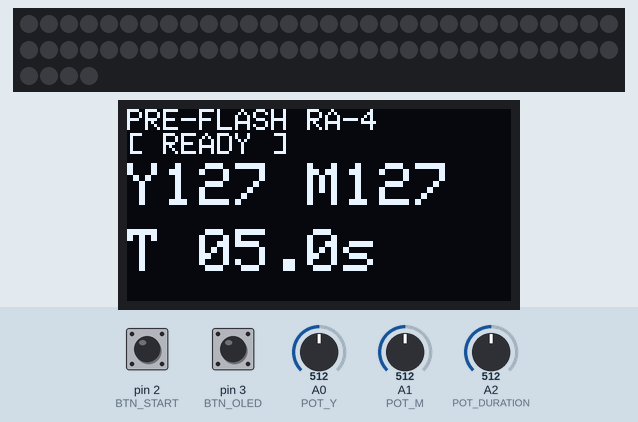
This sketch was run on a simulated Arduino Uno, built with avr-gcc and run on an emulated ATmega328P. On the bench: 64 RGB LEDs in strip order, left to right, continuing on the next row, 128×64 one-colour display. The test bench sets the inputs (shaded band); at power-on: pin 2 (BTN_START) HIGH, pin 3 (BTN_OLED) HIGH, A0 (POT_Y) = 512, A1 (POT_M) = 512, A2 (POT_DURATION) = 512. Dim RGB values are drawn brighter than linear.

Above: at 1.3 s.
1.4 s: pin 2 (BTN_START) pulled LOW for 0.15 s
At 1.49 s:
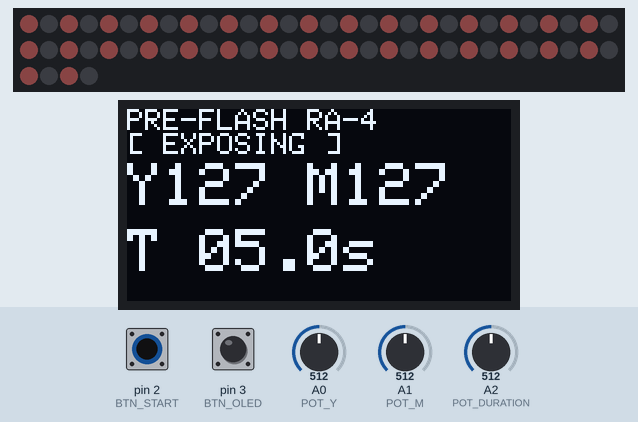
2.1 s: pin 3 (BTN_OLED) pulled LOW for 0.15 s
At 2.5 s:
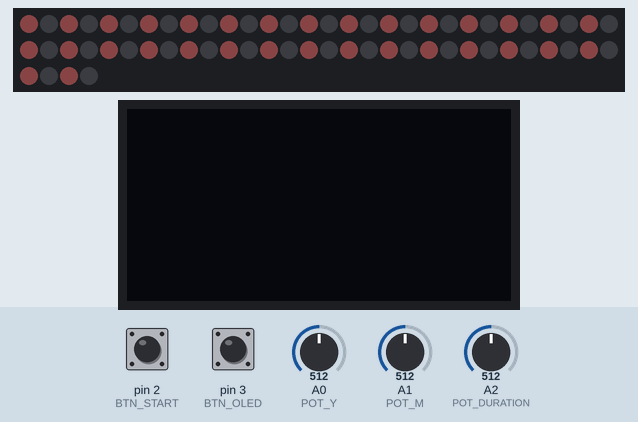
5.2 s: pin 3 (BTN_OLED) pulled LOW for 1 s
At 6.63 s:
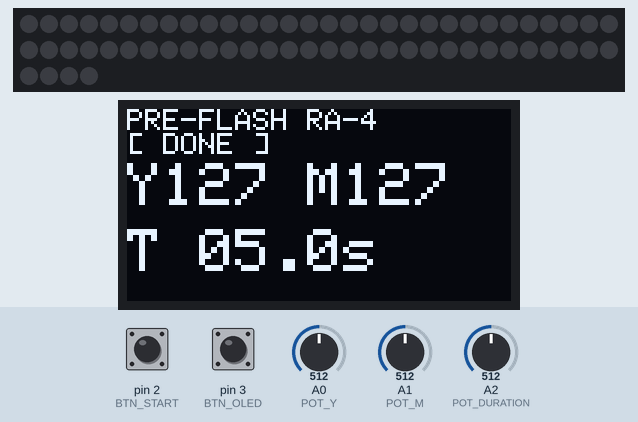
6.8 s: pin 3 (BTN_OLED) pulled LOW for 0.15 s
At 7.3 s:
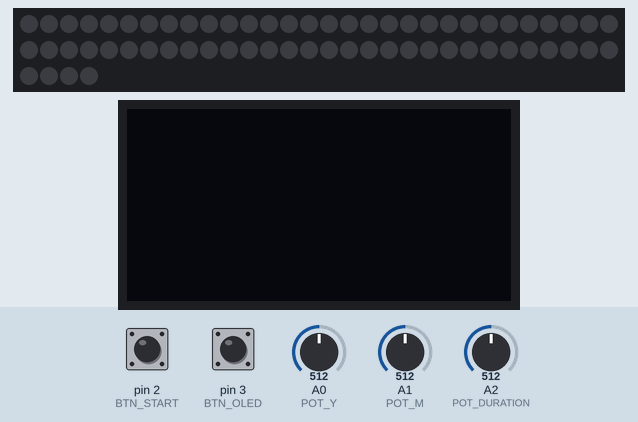
8.4 s: pin 2 (BTN_START) pulled LOW for 1 s
At 9.9 s:
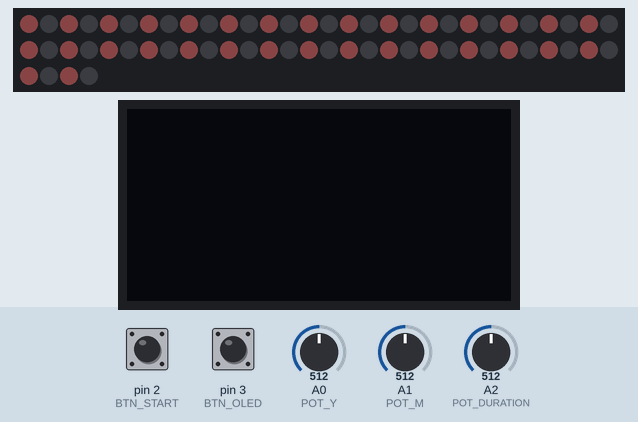
12.4 s: pin 3 (BTN_OLED) pulled LOW for 3.2 s
At 13.35 s:
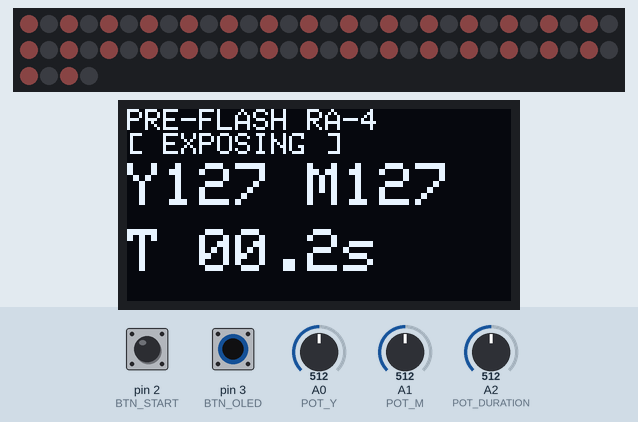
Timing chart, 0 to 15.4 s (numbered marks = the images above; inputs shaded):
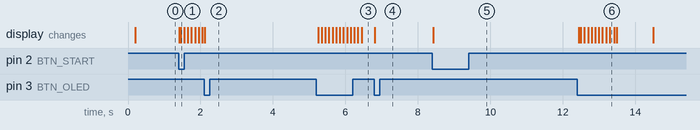

Measured:
- after the input at 2.1 s, the display: changes at once (image 2)
- after the input at 5.2 s, the display: first changes after 0.05 s (image 3 shows a later state)
- after the input at 6.8 s, the display: changes at once (image 4)
- after the input at 12.4 s, the display: first changes after 0.05 s (image 6 shows a later state)

The sketch:

print-flasher.ino
```cpp
// Pre-flasher RA-4 — Arduino Uno R4 Minima
// Matrice WS2812 8x8 + OLED SSD1306 128x64 I2C + 3 pots + 2 boutons

#include <Adafruit_NeoPixel.h>
#include <Adafruit_GFX.h>
#include <Adafruit_SSD1306.h>

// --- Pins ---
#define LED_PIN        6
#define BTN_START      2
#define BTN_OLED       3
#define POT_Y         A0
#define POT_M         A1
#define POT_DURATION  A2

// --- Constantes ---
#define NUM_LEDS                    64
#define LIT_STRIDE                   2     // n'allume qu'une LED sur N (1=toutes, 2=moitie, 4=quart)
#define MASTER_BRIGHTNESS           10     // 0-255, ~4 % (plus bas = plus de plage utile sur le pot duree)
#define MIN_DURATION_MS            100
#define MAX_DURATION_MS          10000
#define DURATION_STEP_MS           100
#define DURATION_STEPS             ((MAX_DURATION_MS - MIN_DURATION_MS) / DURATION_STEP_MS + 1)
#define DEBOUNCE_MS                 15
#define OLED_REFRESH_MS             50
#define ANALOG_SAMPLES               8
#define ANALOG_SAMPLE_INTERVAL_MS    5
#define DONE_DURATION_MS          1000

// --- OLED ---
#define SCREEN_WIDTH  128
#define SCREEN_HEIGHT  64
#define OLED_RESET     -1
#define OLED_ADDRESS 0x3C

Adafruit_NeoPixel strip(NUM_LEDS, LED_PIN, NEO_GRB + NEO_KHZ800);
Adafruit_SSD1306 display(SCREEN_WIDTH, SCREEN_HEIGHT, &Wire, OLED_RESET);

// --- Etat ---
enum State { IDLE, EXPOSING, DONE };
State currentState = IDLE;

unsigned long exposureStartMs    = 0;
unsigned long exposureDurationMs = MIN_DURATION_MS;
uint8_t       exposureY          = 0;
uint8_t       exposureM          = 0;
unsigned long doneStartMs        = 0;
unsigned long lastOledRefreshMs  = 0;

bool oledUserOn = true;

// Filtrage analogique (moyenne glissante)
uint16_t analogBuf[3][ANALOG_SAMPLES];
uint8_t  analogIdx    = 0;
bool     analogFilled = false;

// --- Boutons ---
struct Button {
  uint8_t pin;
  bool lastReading;
  bool stableState;
  unsigned long lastChangeMs;
};
Button btnStart = { BTN_START, HIGH, HIGH, 0 };
Button btnOled  = { BTN_OLED,  HIGH, HIGH, 0 };

bool handleButton(Button &b) {
  bool reading = digitalRead(b.pin);
  unsigned long now = millis();
  bool pressed = false;
  if (reading != b.lastReading) {
    b.lastReading  = reading;
    b.lastChangeMs = now;
  }
  if ((now - b.lastChangeMs) >= DEBOUNCE_MS && reading != b.stableState) {
    b.stableState = reading;
    if (b.stableState == LOW) pressed = true;  // INPUT_PULLUP : LOW = appuye
  }
  return pressed;
}

// --- Lecture pots filtree ---
void sampleAnalog() {
  analogBuf[0][analogIdx] = analogRead(POT_Y);
  analogBuf[1][analogIdx] = analogRead(POT_M);
  analogBuf[2][analogIdx] = analogRead(POT_DURATION);
  analogIdx = (analogIdx + 1) % ANALOG_SAMPLES;
  if (analogIdx == 0) analogFilled = true;
}

uint16_t getFiltered(uint8_t channel) {
  uint8_t count = analogFilled ? ANALOG_SAMPLES : analogIdx;
  if (count == 0) count = 1;
  uint32_t sum = 0;
  for (uint8_t i = 0; i < count; i++) sum += analogBuf[channel][i];
  return sum / count;
}

uint8_t getYDensity()        { return map(getFiltered(0), 0, 1023, 0, 255); }
uint8_t getMDensity()        { return map(getFiltered(1), 0, 1023, 0, 255); }
unsigned long getDurationMs() {
  uint16_t steps = map(getFiltered(2), 0, 1023, 0, DURATION_STEPS - 1);
  return MIN_DURATION_MS + (unsigned long)steps * DURATION_STEP_MS;
}

// --- Matrice ---
void applyColor(uint8_t y, uint8_t m) {
  uint32_t c = strip.Color(255, 255 - m, 255 - y);
  strip.clear();
  for (uint16_t i = 0; i < NUM_LEDS; i += LIT_STRIDE) {
    strip.setPixelColor(i, c);
  }
  strip.show();
}

void clearStrip() {
  strip.clear();
  strip.show();
  delayMicroseconds(300);  // > 50 us de latch WS2812
  strip.show();            // 2e trame : rattrape un bit corrompu dans la 1ere
}

// --- OLED ---
void oledOn()  { display.ssd1306_command(SSD1306_DISPLAYON);  }
void oledOff() { display.ssd1306_command(SSD1306_DISPLAYOFF); }

void oledShow(uint8_t y, uint8_t m, unsigned long durMs, const char* status) {
  display.clearDisplay();
  display.setTextColor(SSD1306_WHITE);

  // Zone jaune (y = 0 - 15) : titre + statut
  display.setTextSize(1);
  display.setCursor(0, 0);
  display.print("PRE-FLASH RA-4");
  display.setCursor(0, 8);
  display.print("[ ");
  display.print(status);
  display.print(" ]");

  // Zone bleue (y = 16 - 63) : valeurs Y / M / T
  char buf[24];
  display.setTextSize(2);
  display.setCursor(0, 18);
  snprintf(buf, sizeof(buf), "Y%03u M%03u", y, m);
  display.print(buf);

  unsigned long whole  = durMs / 1000;
  unsigned long tenths = (durMs / 100) % 10;
  display.setCursor(0, 40);
  snprintf(buf, sizeof(buf), "T %02lu.%lus", whole, tenths);
  display.print(buf);

  display.display();
}

// --- Setup ---
void setup() {
  pinMode(BTN_START, INPUT_PULLUP);
  pinMode(BTN_OLED,  INPUT_PULLUP);

  // Matrice : tout a zero AVANT le premier show, paper-safe au boot
  strip.begin();
  strip.setBrightness(MASTER_BRIGHTNESS);
  strip.clear();
  strip.show();
  delayMicroseconds(300);
  strip.show();  // 2e trame pour garantir all-off au demarrage

  // OLED : laisse le charge pump SSD1306 stabiliser, puis retry borne
  delay(100);
  unsigned long oledStartMs = millis();
  while (!display.begin(SSD1306_SWITCHCAPVCC, OLED_ADDRESS)) {
    if (millis() - oledStartMs >= 2000) break;  // abandon apres 2 s si OLED HS
    delay(100);
  }
  display.clearDisplay();
  display.display();
}

// --- Loop ---
void loop() {
  unsigned long now = millis();

  static unsigned long lastAnalogSampleMs = 0;
  if ((now - lastAnalogSampleMs) >= ANALOG_SAMPLE_INTERVAL_MS) {
    lastAnalogSampleMs = now;
    sampleAnalog();
  }

  uint8_t y = getYDensity();
  uint8_t m = getMDensity();
  unsigned long dur = getDurationMs();

  bool startPressed = handleButton(btnStart);
  bool oledPressed  = handleButton(btnOled);

  if (oledPressed) {
    oledUserOn = !oledUserOn;
    if (oledUserOn) oledOn(); else oledOff();
  }

  switch (currentState) {
    case IDLE: {
      static unsigned long lastIdleRefreshMs = 0;
      if ((now - lastIdleRefreshMs) >= 100) {
        lastIdleRefreshMs = now;
        strip.show();  // buffer deja a zero, on re-flush au cas ou une LED a glitche
      }
      if (startPressed) {
        exposureDurationMs = dur;
        exposureStartMs    = now;
        exposureY          = y;
        exposureM          = m;
        applyColor(y, m);
        currentState = EXPOSING;
      }
      break;
    }

    case EXPOSING:
      if (startPressed || (now - exposureStartMs) >= exposureDurationMs) {
        clearStrip();
        doneStartMs = now;
        currentState = DONE;
      }
      break;

    case DONE:
      if ((now - doneStartMs) >= DONE_DURATION_MS) {
        currentState = IDLE;
      }
      break;
  }

  if (oledUserOn && (now - lastOledRefreshMs) >= OLED_REFRESH_MS) {
    lastOledRefreshMs = now;

    uint8_t showY = y;
    uint8_t showM = m;
    unsigned long showDur = dur;
    const char* status = "READY";

    if (currentState == EXPOSING) {
      unsigned long elapsed   = now - exposureStartMs;
      unsigned long remaining = (elapsed >= exposureDurationMs) ? 0 : (exposureDurationMs - elapsed);
      // Arrondi au dixieme superieur : on lit 0.1 juste avant la fin, jamais 0.0
      showDur = ((remaining + DURATION_STEP_MS - 1) / DURATION_STEP_MS) * DURATION_STEP_MS;
      showY   = exposureY;
      showM   = exposureM;
      status  = "EXPOSING";
    } else if (currentState == DONE) {
      status = "DONE";
    }

    static bool prevValid = false;
    static uint8_t prevY, prevM;
    static unsigned long prevDur;
    static State prevState;
    if (!prevValid || showY != prevY || showM != prevM || showDur != prevDur || currentState != prevState) {
      oledShow(showY, showM, showDur, status);
      prevY = showY; prevM = showM; prevDur = showDur; prevState = currentState;
      prevValid = true;
    }
  }
}
```
